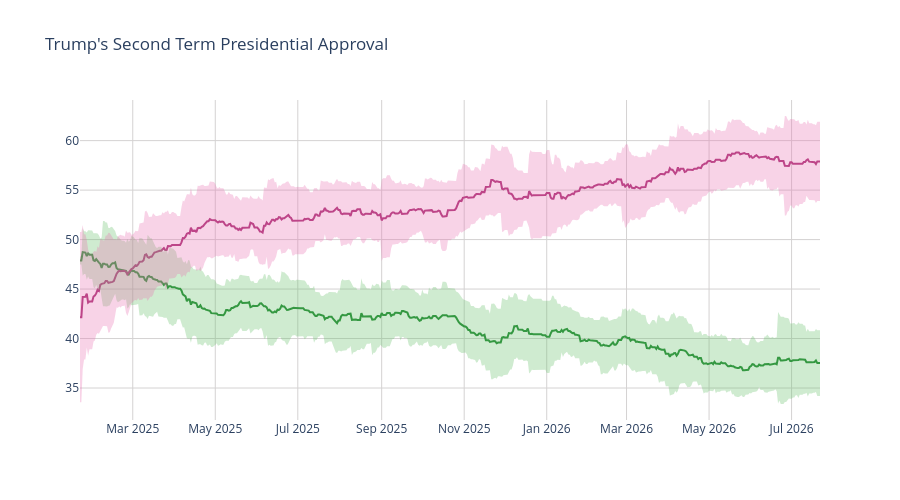

Notebook code cell kept with this figure:
### Code cell
disappr_ci_hex = "#e86eaf"
appr_ci_hex = "#60be65"
disappr_ci_rgba = "rgba(232, 110, 175, 0.3)"
appr_ci_rgba = "rgba(96, 190, 101, 0.3)"
grid_col = "#d4d2d2"


# Approve
fig = go.Figure(go.Scatter(
    x=pres['end_date'],
    y=pres['approve'],
    hovertemplate="%{y:.2f}%",
    name="<b>Approve</b>",
    line=dict(color="#228833"),
    showlegend=False
))

# Disapprove
fig.add_trace(go.Scatter(
    x=pres['end_date'],
    y=pres['disapprove'],
    hovertemplate="%{y:.2f}%",
    name="<b>Disapprove</b>",
    line=dict(color="#aa3377"),
    showlegend=False
    )
)

# Approve CI
fig.add_traces([

    # Upper bound
    go.Scatter(
        x=pres['end_date'],
        y=pres['approve_upper_ci'],
        marker=dict(color=appr_ci_hex),
        line=dict(width=0),
        mode='lines',
        showlegend=False,
        hoverinfo="skip"
    ),

    # Lower bound
    go.Scatter(
        x=pres['end_date'],
        y=pres['approve_lower_ci'],
        marker=dict(color=appr_ci_hex),
        line=dict(width=0),
        mode='lines',
        fillcolor=appr_ci_rgba,
        fill="tonexty",
        showlegend=False,
        hoverinfo="skip"
    )
])

# Disapprove CI
fig.add_traces([

    # Upper bound
    go.Scatter(
        x=pres['end_date'],
        y=pres['disapprove_upper_ci'],
        marker=dict(color=disappr_ci_hex),
        line=dict(width=0),
        mode='lines',
        showlegend=False,
        hoverinfo="skip"
    ),

    # Lower bound
    go.Scatter(
        x=pres['end_date'],
        y=pres['disapprove_lower_ci'],
        marker=dict(color=disappr_ci_hex),
        line=dict(width=0),
        mode='lines',
        fillcolor=disappr_ci_rgba,
        fill="tonexty",
        showlegend=False,
        hoverinfo="skip"
    )
])

fig.update_layout(
    title=dict(text="Trump's Second Term Presidential Approval"),
    hovermode="x"
)

fig.update_xaxes(gridcolor=grid_col)
fig.update_yaxes(gridcolor=grid_col)

fig.update_layout(hovermode="x", hoverlabel_align="right", plot_bgcolor="rgba(0, 0, 0, 0)", height=500)
fig.show()

### Figure 1 — Plotly figure (JSON) as saved in the notebook; plotly's stock layout.template omitted (floating-point values rounded to 4 significant figures; data arrays with more than 128 entries replaced by an {"elided": "..."} marker saying what was removed)
{"data": [{"hovertemplate": "%{y:.2f}%", "line": {"color": "#228833"}, "name": "<b>Approve</b>", "showlegend": false, "type": "scatter", "x": {"elided": "548 str values"}, "y": {"elided": "548 float values"}}, {"hovertemplate": "%{y:.2f}%", "line": {"color": "#aa3377"}, "name": "<b>Disapprove</b>", "showlegend": false, "type": "scatter", "x": {"elided": "548 str values"}, "y": {"elided": "548 float values"}}, {"hoverinfo": "skip", "line": {"width": 0}, "marker": {"color": "#60be65"}, "mode": "lines", "showlegend": false, "type": "scatter", "x": {"elided": "548 str values"}, "y": {"elided": "548 float values"}}, {"fill": "tonexty", "fillcolor": "rgba(96, 190, 101, 0.3)", "hoverinfo": "skip", "line": {"width": 0}, "marker": {"color": "#60be65"}, "mode": "lines", "showlegend": false, "type": "scatter", "x": {"elided": "548 str values"}, "y": {"elided": "548 float values"}}, {"hoverinfo": "skip", "line": {"width": 0}, "marker": {"color": "#e86eaf"}, "mode": "lines", "showlegend": false, "type": "scatter", "x": {"elided": "548 str values"}, "y": {"elided": "548 float values"}}, {"fill": "tonexty", "fillcolor": "rgba(232, 110, 175, 0.3)", "hoverinfo": "skip", "line": {"width": 0}, "marker": {"color": "#e86eaf"}, "mode": "lines", "showlegend": false, "type": "scatter", "x": {"elided": "548 str values"}, "y": {"elided": "548 float values"}}], "layout": {"height": 500, "hoverlabel": {"align": "right"}, "hovermode": "x", "plot_bgcolor": "rgba(0, 0, 0, 0)", "title": {"text": "Trump's Second Term Presidential Approval"}, "xaxis": {"gridcolor": "#d4d2d2"}, "yaxis": {"gridcolor": "#d4d2d2"}}}
